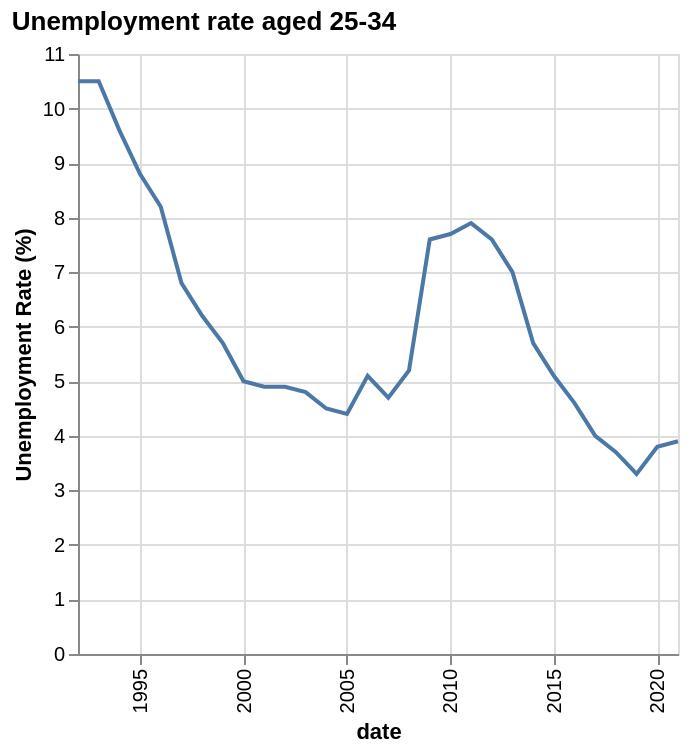

Describe this chart as a Vega-Lite specification.
### Vega-Lite specification from a JSON file in a GitHub repository (floating-point values rounded to 4 significant figures)
{"$schema": "https://vega.github.io/schema/vega-lite/v5.json", "title": {"text": "Unemployment rate aged 25-34", "subtitleFontStyle": "italic", "subtitleFontSize": 10, "anchor": "start", "color": "black"}, "data": {"values": [{"date": "1992", "label": "1992", "month": "", "quarter": "", "sourceDataset": "LMS", "updateDate": "2015-10-13T23:00:00.000Z", "value": "10.5", "year": "1992"}, {"date": "1993", "label": "1993", "month": "", "quarter": "", "sourceDataset": "LMS", "updateDate": "2015-10-13T23:00:00.000Z", "value": "10.5", "year": "1993"}, {"date": "1994", "label": "1994", "month": "", "quarter": "", "sourceDataset": "LMS", "updateDate": "2015-10-13T23:00:00.000Z", "value": "9.6", "year": "1994"}, {"date": "1995", "label": "1995", "month": "", "quarter": "", "sourceDataset": "LMS", "updateDate": "2015-10-13T23:00:00.000Z", "value": "8.8", "year": "1995"}, {"date": "1996", "label": "1996", "month": "", "quarter": "", "sourceDataset": "LMS", "updateDate": "2015-10-13T23:00:00.000Z", "value": "8.2", "year": "1996"}, {"date": "1997", "label": "1997", "month": "", "quarter": "", "sourceDataset": "LMS", "updateDate": "2015-10-13T23:00:00.000Z", "value": "6.8", "year": "1997"}, {"date": "1998", "label": "1998", "month": "", "quarter": "", "sourceDataset": "LMS", "updateDate": "2015-10-13T23:00:00.000Z", "value": "6.2", "year": "1998"}, {"date": "1999", "label": "1999", "month": "", "quarter": "", "sourceDataset": "LMS", "updateDate": "2015-10-13T23:00:00.000Z", "value": "5.7", "year": "1999"}, {"date": "2000", "label": "2000", "month": "", "quarter": "", "sourceDataset": "LMS", "updateDate": "2015-10-13T23:00:00.000Z", "value": "5.0", "year": "2000"}, {"date": "2001", "label": "2001", "month": "", "quarter": "", "sourceDataset": "LMS", "updateDate": "2015-10-13T23:00:00.000Z", "value": "4.9", "year": "2001"}, {"date": "2002", "label": "2002", "month": "", "quarter": "", "sourceDataset": "LMS", "updateDate": "2015-10-13T23:00:00.000Z", "value": "4.9", "year": "2002"}, {"date": "2003", "label": "2003", "month": "", "quarter": "", "sourceDataset": "LMS", "updateDate": "2015-10-13T23:00:00.000Z", "value": "4.8", "year": "2003"}, {"date": "2004", "label": "2004", "month": "", "quarter": "", "sourceDataset": "LMS", "updateDate": "2015-10-13T23:00:00.000Z", "value": "4.5", "year": "2004"}, {"date": "2005", "label": "2005", "month": "", "quarter": "", "sourceDataset": "LMS", "updateDate": "2015-10-13T23:00:00.000Z", "value": "4.4", "year": "2005"}, {"date": "2006", "label": "2006", "month": "", "quarter": "", "sourceDataset": "LMS", "updateDate": "2015-10-13T23:00:00.000Z", "value": "5.1", "year": "2006"}, {"date": "2007", "label": "2007", "month": "", "quarter": "", "sourceDataset": "LMS", "updateDate": "2015-10-13T23:00:00.000Z", "value": "4.7", "year": "2007"}, {"date": "2008", "label": "2008", "month": "", "quarter": "", "sourceDataset": "LMS", "updateDate": "2015-10-13T23:00:00.000Z", "value": "5.2", "year": "2008"}, {"date": "2009", "label": "2009", "month": "", "quarter": "", "sourceDataset": "LMS", "updateDate": "2015-10-13T23:00:00.000Z", "value": "7.6", "year": "2009"}, {"date": "2010", "label": "2010", "month": "", "quarter": "", "sourceDataset": "LMS", "updateDate": "2015-10-13T23:00:00.000Z", "value": "7.7", "year": "2010"}, {"date": "2011", "label": "2011", "month": "", "quarter": "", "sourceDataset": "LMS", "updateDate": "2015-10-13T23:00:00.000Z", "value": "7.9", "year": "2011"}, {"date": "2012", "label": "2012", "month": "", "quarter": "", "sourceDataset": "LMS", "updateDate": "2015-10-13T23:00:00.000Z", "value": "7.6", "year": "2012"}, {"date": "2013", "label": "2013", "month": "", "quarter": "", "sourceDataset": "LMS", "updateDate": "2015-10-13T23:00:00.000Z", "value": "7.0", "year": "2013"}, {"date": "2014", "label": "2014", "month": "", "quarter": "", "sourceDataset": "LMS", "updateDate": "2015-10-13T23:00:00.000Z", "value": "5.7", "year": "2014"}, {"date": "2015", "label": "2015", "month": "", "quarter": "", "sourceDataset": "LMS", "updateDate": "2017-05-16T23:00:00.000Z", "value": "5.1", "year": "2015"}, {"date": "2016", "label": "2016", "month": "", "quarter": "", "sourceDataset": "LMS", "updateDate": "2017-02-15T00:00:00.000Z", "value": "4.6", "year": "2016"}, {"date": "2017", "label": "2017", "month": "", "quarter": "", "sourceDataset": "LMS", "updateDate": "2019-02-19T00:00:00.000Z", "value": "4.0", "year": "2017"}, {"date": "2018", "label": "2018", "month": "", "quarter": "", "sourceDataset": "LMS", "updateDate": "2019-02-19T00:00:00.000Z", "value": "3.7", "year": "2018"}, {"date": "2019", "label": "2019", "month": "", "quarter": "", "sourceDataset": "LMS", "updateDate": "2020-02-18T00:00:00.000Z", "value": "3.3", "year": "2019"}, {"date": "2020", "label": "2020", "month": "", "quarter": "", "sourceDataset": "LMS", "updateDate": "2021-02-23T00:00:00.000Z", "value": "3.8", "year": "2020"}, {"date": "2021", "label": "2021", "month": "", "quarter": "", "sourceDataset": "LMS", "updateDate": "2022-02-15T00:00:00.000Z", "value": "3.9", "year": "2021"}]}, "mark": "line", "encoding": {"x": {"field": "date", "type": "temporal", "axis": {"labelAngle": -90}}, "y": {"field": "value", "type": "quantitative", "title": "Unemployment Rate (%)"}}}
